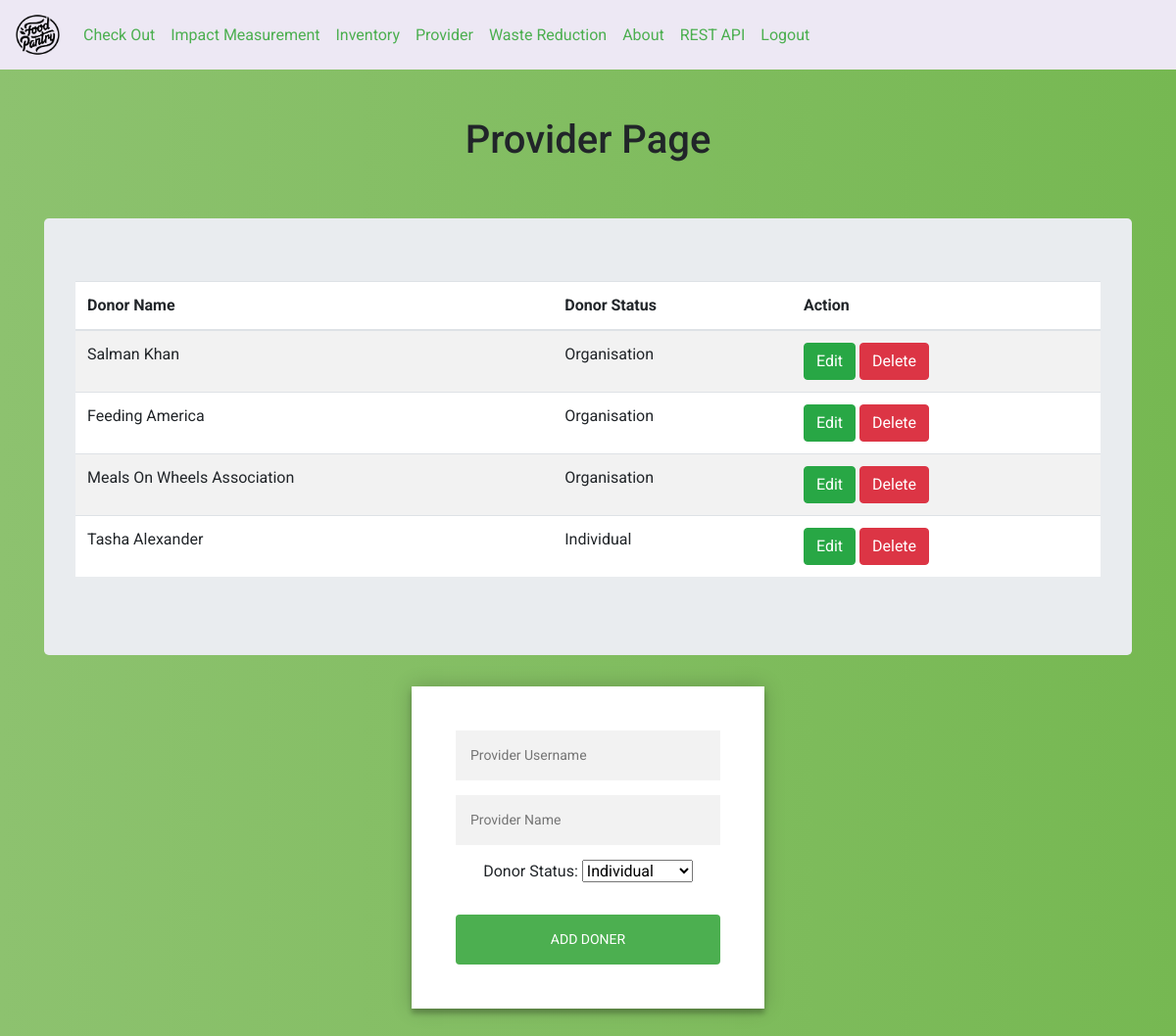
The page /provider/ (signed in) on the database its author committed.
### provider/models.py (models this page shows, shortened)
class provider(models.Model):
    donor_name = models.CharField(max_length=50,primary_key=True )
    user_name = models.CharField(max_length=50, default="User")
    donor_status = models.CharField(max_length=50)

### provider/views.py (the view, shortened to what this page needs)
# urls.py: path('provider/', provider_views.provider_view, name='provider_view'),
@login_required(login_url='/login/')
def provider_view(request):
    donor = provider.objects.all()
    donor_data = provider_form()
    if (request.method=="POST"):
            donor_data = provider_form(request.POST)
    context = {'donor':donor,'donor_data':donor_data}
    return render(request, 'provider/provider.html',context)

### provider/forms.py
class provider_form(forms.ModelForm):
    donor_name = forms.CharField(widget=forms.TextInput(attrs={'placeholder': 'Provider Username'}))
    user_name = forms.CharField(widget=forms.TextInput(attrs={'placeholder': 'Provider Name'}))
    CHS = [('Individual', 'Individual'), ('Organisation', 'Organisation')]
    donor_status = forms.CharField(widget=forms.Select(attrs={'style':'display:inline;'},choices=CHS))
    class Meta():
	     model = provider
	     fields = '__all__'

### templates/provider/provider.html (shortened to what this page needs)
<!DOCTYPE html>
<html>
<head>
    {% include "dashboard/shared_links.html" %}
</head>
<body>
    {% include "dashboard/navigation_bar.html" %}
    <br><br>
<h1>Provider Page</h1>
<br><br>
 {% load static %}
<div class="container">
<div class="jumbotron">
 <table bgcolor="white" class="table table-striped">
  <thead>
    <tr>
      <th scope="col">Donor Name</th>
      <th scope="col">Donor Status</th>
      <th scope="col">Action</th>
    </tr>
  </thead>
  <tbody>
{% for each in donor %}
    <tr>
        <td>{{each.user_name}}</td>
        <td>{{each.donor_status}}</td>
        <td>
            <a class="btn btn-success" href="{% url 'update_pro' each.donor_name %}">Edit</a>
            <a class="btn btn-danger" href="#" data-toggle="modal" data-target="#deleteModal{{ each.donor_name }}">Delete</a>
        </td>
        </tr>
{% endfor %}
  </tbody>
</table>
</div>
</div>
<div class="container">
<div class="form">
    <div class="login-form">
        <form method="POST" action="/provider/">
                    {{donor_data.donor_name}}
                    {{donor_data.user_name}}
                    <label>Donor Status:</label>
                    {{donor_data.donor_status}}
                    <br>
                    <br>
        <button type="submit" class="btn btn-info">Add Doner</button>
    </form>
</div>
</div>
</div>
</body>
</html>

### static/CSS/common.css (style rules this page uses)
.form { position: relative; z-index: 1; background: #FFFFFF; max-width: 360px; margin: 0 auto 100px; padding: 45px; text-align: center; box-shadow: 0 0 20px 0 rgba(0, 0, 0, 0.2), 0 5px 5px 0 rgba(0, 0, 0, 0.24); }
.form input { font-family: "Roboto", sans-serif; outline: 0; background: #f2f2f2; width: 100%; border: 0; margin: 0 0 15px; padding: 15px; box-sizing: border-box; font-size: 14px; }
.form button { font-family: "Roboto", sans-serif; text-transform: uppercase; outline: 0; background: #4CAF50; width: 100%; border: 0; padding: 15px; color: #FFFFFF; font-size: 14px; -webkit-transition: all 0.3 ease; transition: all 0.3 ease; cursor: pointer; }
h1 { text-align: center; }
body { background: white; background: -webkit-linear-gradient(right, #76b852, #8DC26F); background: -moz-linear-gradient(right, #76b852, #8DC26F); background: -o-linear-gradient(right, #76b852, #8DC26F); background: linear-gradient(to left, #76b852, #8DC26F); font-family: "Roboto", sans-serif; -webkit-font-smoothing: antialiased; -moz-osx-font-smoothing: grayscale; }

### rows shown on the page
provider: user_name "Salman Khan", donor_status "Organisation"
provider: user_name "Feeding America", donor_status "Organisation"
provider: user_name "Meals On Wheels Association", donor_status "Organisation"
provider: user_name "Tasha Alexander", donor_status "Individual"
